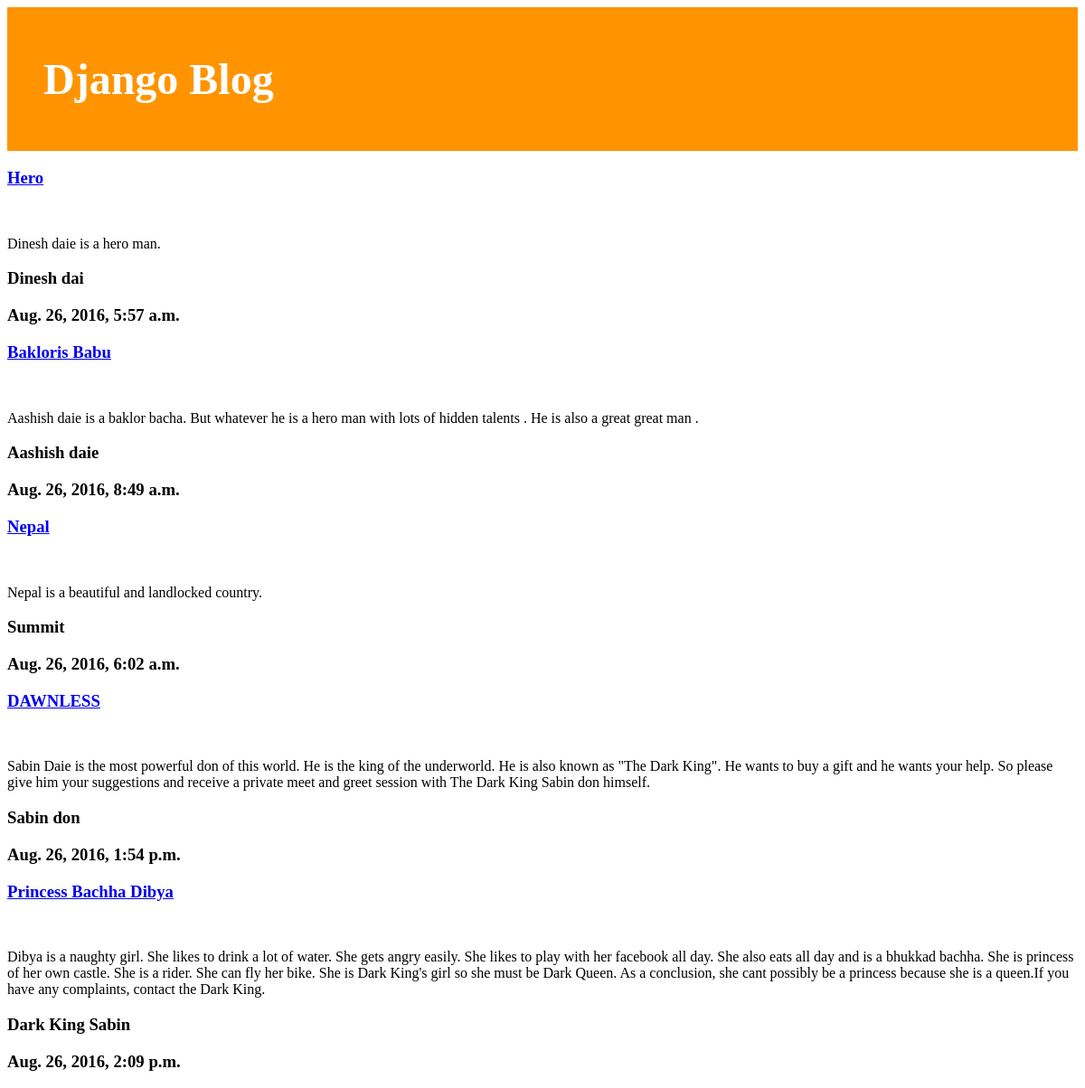
The page / on the database its author committed.
### blogapp/models.py (models this page shows, shortened)
class BlogPost(models.Model):
	author=models.CharField(max_length=25, null=True, blank=True)
	title=models.CharField(max_length=200)
	content=models.TextField()
	created=models.DateTimeField(auto_now_add=True)
	updated=models.DateTimeField(auto_now=True)
	publish=models.BooleanField(default=False)

### blogapp/views.py (the view)
# urls.py: url(r'^$', Homepage, name='home'),
def Homepage(request):
	blogs=BlogPost.objects.all()
	context={"blogs":blogs}   #key ra value haleko jsto ho first one key ani arko value
	template_name='home.html'
	return render(request, template_name, context)

### blogapp/templates/home.html
{% extends 'base.html' %}
{% block content %}
{% for blog in blogs %}
{% if blog.publish %}
<h3><a href="{% url 'details' pk=blog.pk %}" > {{blog.title}} </a></h3></br>
<p>{{blog.content}}
</p>
<h3>{{blog.author}}</h3>
<h3>{{blog.updated}}</h3>
{% endif %}
{% endfor %}
{% endblock content %}

### blogapp/templates/base.html (shortened to what this page needs)
{% load staticfiles %}
<html>
	<head>
		<link rel="stylesheet" href="{% static 'css/blog.css' %}">
	</head>
<body>
<div class="page-header">
<h1><a href="/">Django Blog</a></h1>
</div>
{% block content %}
{% endblock content %}
</body>
</html>

### blogapp/static/css/blog.css (style rules this page uses)
.page-header { background-color: #ff9400; margin-top: 0; padding: 20px 20px 20px 40px; }
.page-header h1, .page-header h1 a, .page-header h1 a:visited, .page-header h1 a:active { color: #ffffff; font-size: 36pt; text-decoration: none; }
h1, h2, h3, h4 { font-family: 'Lobster', cursive; }

### rows shown on the page
BlogPost: title "Hero", content "Dinesh daie is a hero man.", author "Dinesh dai", updated "Aug. 26, 2016, 5:57 a.m."
BlogPost: title "Bakloris Babu", content "Aashish daie is a baklor bacha. But whatever he is a hero man with lots of hidden talents . He is also a great great man .", author "Aashish daie", updated "Aug. 26, 2016, 8:49 a.m."
BlogPost: title "Nepal", content "Nepal is a beautiful and landlocked country.", author "Summit", updated "Aug. 26, 2016, 6:02 a.m."
BlogPost: title "DAWNLESS", content "Sabin Daie is the most powerful don of this world. He is the king of the underworld. He is also known as \"The Dark King\". He wants to buy a gift and he wants your help. So please give him your suggestions and receive a private meet and greet session with The Dark King Sabin don himself.", author "Sabin don", updated "Aug. 26, 2016, 1:54 p.m."
BlogPost: title "Princess Bachha Dibya", content "Dibya is a naughty girl. She likes to drink a lot of water. She gets angry easily. She likes to play with her facebook all day. She also eats all day and is a bhukkad bachha. She is princess of her own castle. She is a rider. She can fly her bike. She is Dark King's girl so she must be Dark Queen. As a conclusion, she cant possibly be a princess because she is a queen.If you have any complaints, contact the Dark King.", author "Dark King Sabin", updated "Aug. 26, 2016, 2:09 p.m."
